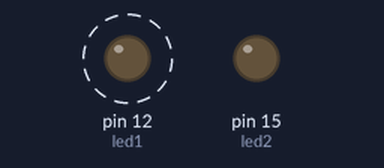
A sketch run on a simulated Arduino Uno, built with avr-gcc and run on an emulated ATmega328P. Shown: output pins drawn as LEDs (lit = HIGH). Dashed ring = blinking.

Above: at 0.12 s.
Timing chart, 0 to 3.0 s (numbered marks = the images above):
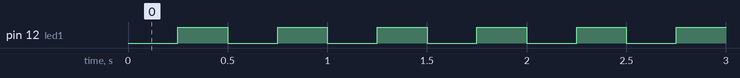

Measured:
- by itself, pin 12 (led1): alternates HIGH for 0.25 s and LOW for 0.25 s

The sketch:

while_loop_1.ino
```cpp
int led1 = 12;
int led2 = 15;
void setup() {
  pinMode(led1 , OUTPUT);
  pinMode(led2 , OUTPUT);
  digitalWrite(led1 , HIGH);

}

void loop() {
  int x=10;
  while(x >= 1){
    digitalWrite(led1 , LOW);
    delay(250);
    digitalWrite(led1 , HIGH);
    delay(250);
    x--;
  }

}
```
